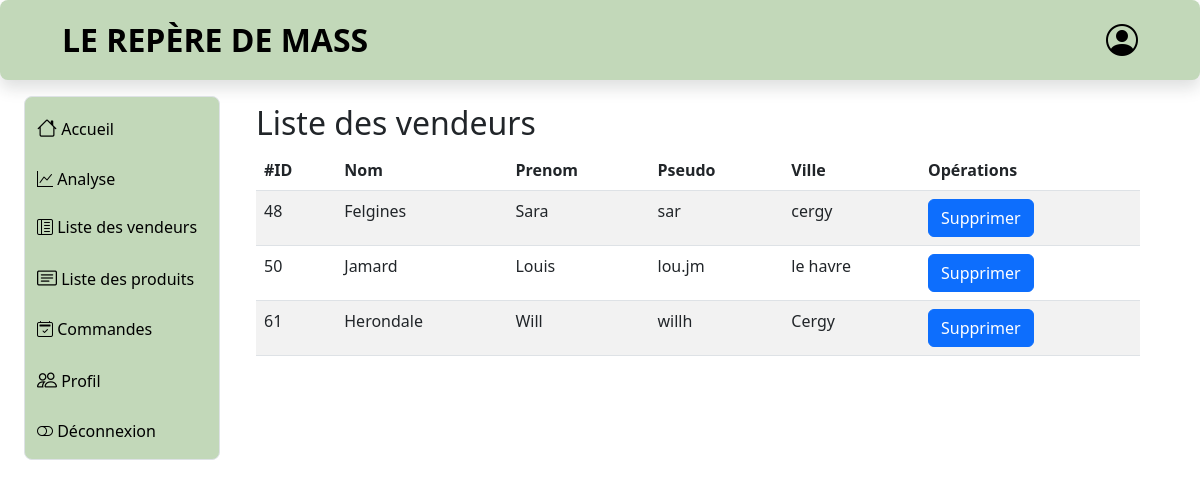
Before: /profil/admin/vendeur.php (signed in) with the older database file.
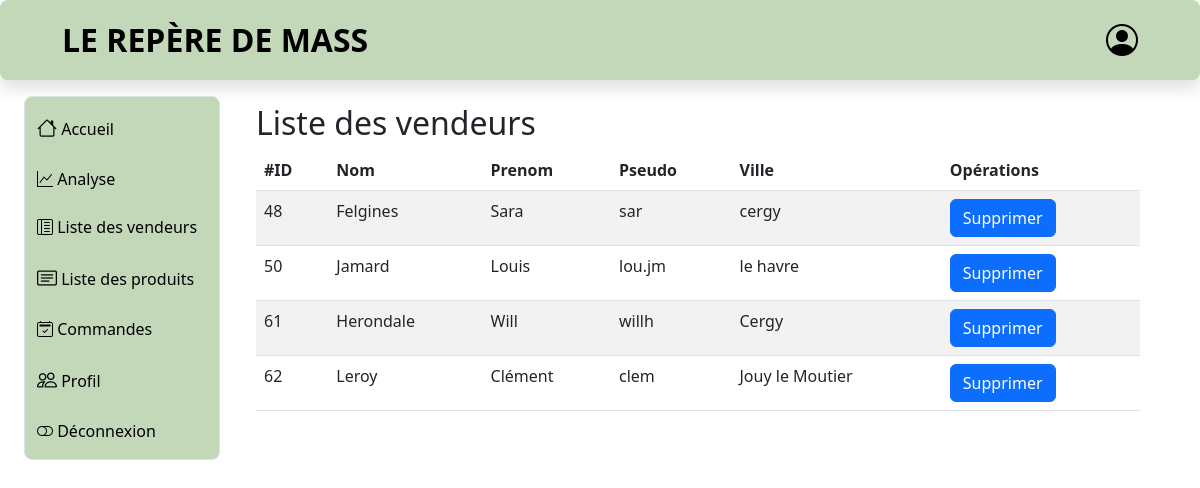
After: the same page with the newer database file.
### tables this page shows
CREATE TABLE `utilisateurs` (
  `id` int NOT NULL,
  `nom` varchar(100) NOT NULL,
  `prenom` varchar(100) NOT NULL,
  `pseudo` varchar(100) NOT NULL,
  `ville` varchar(100) NOT NULL,
  `email` varchar(100) NOT NULL,
  `password` text NOT NULL,
  `abonnement` tinyint(1) NOT NULL DEFAULT '0',
  `statut` varchar(40) NOT NULL DEFAULT 'client',
  `token` text NOT NULL,
  `date_inscription` datetime NOT NULL DEFAULT CURRENT_TIMESTAMP
);

### profil/admin/vendeur.php (the view, shortened to what this page needs)
<!DOCTYPE html>
<html lang="fr">
<head>
    <link href="../css/bootstrap.css" rel="stylesheet">
    <link href="../css/bootstrap-icons.css" rel="stylesheet">
    <link href="../css/sidenav.css" rel="stylesheet">
    <link href="../css/header2.css" rel="stylesheet">
    <link href="../css/index.css" rel="stylesheet">
    <link href="../css/profilpage.css" rel="stylesheet">
</head>
<body>
    <header class="shadow rounded-3 bg-light" id="header-box">
        <div class="container-fluid col-11" id="header-container">
            <div class=" d-flex align-items-center justify-content-between">
                <div class="py-3 col-sm-auto justify-content-center">
                    <div id="title">LE REPÈRE DE MASS</div>
                </div>
                <div class="text-end">
                    <a href="main_ad.php" class="d-block link-dark text-decoration-none">
                        <i id="log-logo" class="bi bi-person-circle"></i>
                    </a>
                </div>
            </div>
        </div>
    </header>
    <div class="mt-3 container-fluid pb-3 flex-grow-1 d-flex flex-column flex-sm-row overflow-auto">
        <div class="row flex-grow-sm-1 flex-grow-0 container-fluid">
            <?php include 'barre_navigation_ad.php'; ?>
            <main class="col overflow-auto h-100 w-100">
                <div class="container py-2">
                    <h2>Liste des vendeurs</h2>
                    <table class="table table-striped table-hover">
                        <thead>
                            <tr>
                                <th>#ID</th>
                                <th>Nom</th>
                                <th>Prenom</th>
                                <th>Pseudo</th>
                                <th>Ville</th>
                                <th>Opérations</th>
                            </tr>
                        </thead>
                        <?php
                            require_once '../../include/config.php';
                            $req = $bdd->query("SELECT * FROM utilisateurs");
                            if ($req->rowCount() > 0) {
                                while($utilisateurs = $req->fetch()) {
                                    if($utilisateurs["statut"] == "vendeur"){
                                        echo "<tr>
                                                <td>".$utilisateurs["id"]."</td>
                                                <td>".$utilisateurs["nom"]."</td>
                                                <td>".$utilisateurs["prenom"]."</td>
                                                <td>".$utilisateurs["pseudo"]."</td>
                                                <td>".$utilisateurs["ville"]."</td>
                                                <td>
                                                    <a  class='btn btn-primary' href='supp_vendeur.php?id=".$utilisateurs["id"]."' onclick=\"return confirm('Êtes-vous sûr de vouloir supprimer ce vendeur?');\">Supprimer</a>
                                                </td>
                                            </tr>";
                                    }
                                }
                            }
                        ?>
                    </table>
                </div>
            </main>
        </div>
    </div>
</body>
</html>

Changed rows visible on the page:
added utilisateurs: id "62", nom "Leroy", prenom "Clément", pseudo "clem", ville "Jouy le Moutier"
